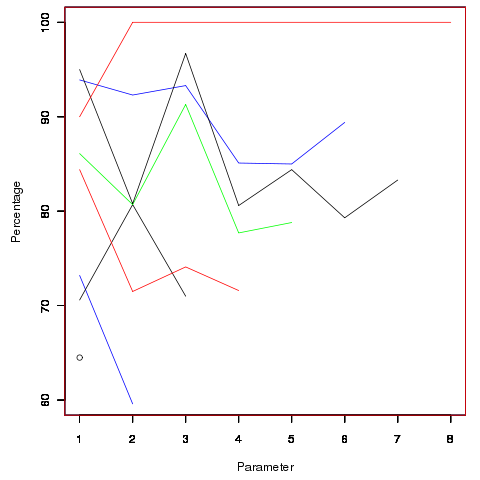

Recreate this plot in R.
#
# namedparam.R  7 May 11

plot_pos=function(np, prog_str)
{
par(col="black")
plot(unused_p[1, 4],
		 xlim=c(1, 8), ylim=c(60, 100), xlab=prog_str, ylab="Percentage")
offset=1
for (i in 2:8)
   {
   offset=offset+i-1
   perc=seq(1:i)
   for (j in seq(1:i))
     perc[j]=unused_p[offset+j-1, 4]
   par(new=TRUE)
   par(col=col_tab[1+j %% 4])
   plot(perc, type="l", xlim=c(1, 8), ylim=c(60, 100), xlab="", ylab="")
   }
}

col_tab=c("red", "green", "blue", "black")
par(mfcol=c(1,1))
par(mai=c(0.9, 0.9, 0.1, 0.2))
unused_p=read.csv("unused.names", sep=",", header=FALSE, strip.white=TRUE)
plot_pos(net_p[,1], "Parameter")
